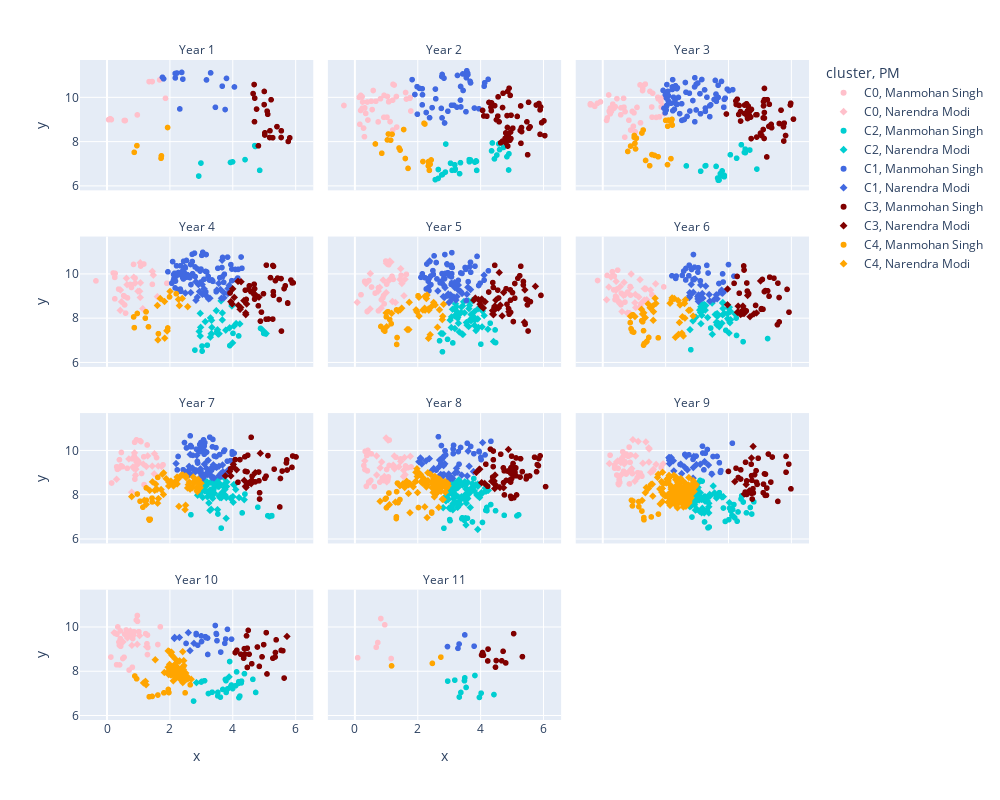

Notebook code for this chart:
### Code cell
#import plotly.express as px
#fig = px.scatter(df_dim_date, x='x', y='y', color='cluster', symbol = 'PM', color_discrete_map = {'C0':'pink', 'C1':'royalblue', 'C2':'darkturquoise', 'C3':'maroon', 'C4': 'orange'}, 
#                facet_col='Year', facet_col_wrap=3, size_max = 12, hover_data = 'topic_cleaned')

#fig.update_layout(height=800, width=1000)
#fig.show() 

import plotly.express as px
import plotly.offline as offline

fig = px.scatter(df_dim_date, x='x', y='y', color='cluster', symbol = 'PM',
                 color_discrete_map={'C0':'pink', 'C1':'royalblue', 'C2':'darkturquoise', 'C3':'maroon', 'C4': 'orange'},
                 facet_col='Year', facet_col_wrap=3, size_max=12, hover_data='topic_cleaned')

fig.update_layout(height=800, width=1000)
fig.for_each_annotation(lambda a: a.update(text=a.text.split("=")[-1]))

fig.show()

# Generate HTML file with the plot
offline.plot(fig, filename='MS_NM_year.html')
